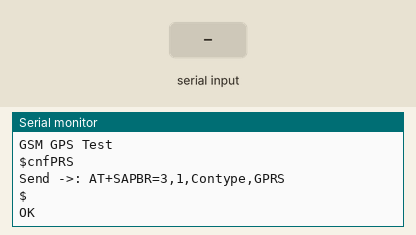
Bench run of a sketch on a simulated Arduino Uno, built with avr-gcc and run on an emulated ATmega328P. Parts: the last lines printed to the serial monitor. Inputs (shaded band) come from the test bench. The modem accepts every AT command (registered, SIM ready, sends succeed) and sends nothing else.

Above: at 17.8 s.
17.9 s: "1" received over the second serial link
At 18.9 s:
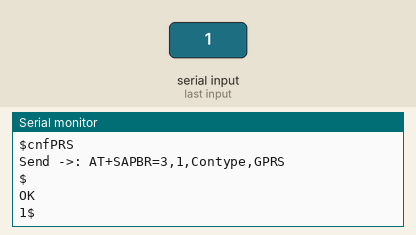
20.9 s: "0" received over the second serial link
At 22.4 s:
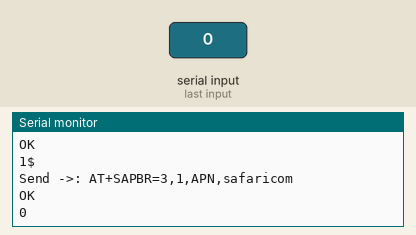
23.9 s: "2" received over the second serial link
At 24.7 s:
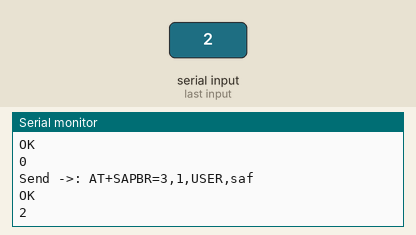

The sketch:

DRONE123v2.1.2.ino
```cpp
#include <SoftwareSerial.h>
#include <Adafruit_GPS.h>


//
//String apn = "safaricom";                               //APN
//String apn_u = "saf";                                   //APN-Username
//String apn_p = "data";                                  //APN-Password
//String url = "http://utm.karimu.co.ke/iot-save.php";    //URL of Server
String post_string = "";
//char post_string[] = "";

SoftwareSerial mySerial(13, 12); //ACTUAL (GPS)
SoftwareSerial SWserial(11, 10); // RX, TX (GSM)

Adafruit_GPS GPS(&mySerial);

void setup()
{
  Serial.begin(115200);
  Serial.println(F("GSM GPS Test"));

  while (!Serial) { // wait till Serial
  }

  SWserial.begin(9600);
  GPS.begin(9600);

//  Serial.println("Waiting for 15 Seconds....");
  delay(15000);

  SWserial.listen();
//  Serial.println("Configuringn GSM GPRS....");
  while (SWserial.available()) {
    Serial.write(SWserial.read());
  }
  delay(2000);
  gsm_config_gprs();
//  Serial.println("Done Configuringn GSM GPRS.");

//  Serial.println("Configureing the GPS Module...");
  configure_gps_module();
//  Serial.println("Done configureing the GPS Module");

}

void loop() {
  update_gps_data();
  gsm_http_post(F("api_token=GM61w8fLm3N7dXF8MIEcsm9BFe6hv4g484Nydh5ARVINo5H4BRBwCwxHmpEycAW&latitude=-1.284506&longitude=36.79291&altitude=30.25&velocity=0.01&battery=10&end=0"));
//  post_string = "";
//  gsm_http_post(post_string);
  delay(500);
}

void configure_gps_module(){

  mySerial.listen();

  Serial.println(F("confPS"));

  GPS.sendCommand(PMTK_SET_NMEA_OUTPUT_RMCGGA);  //set output to only RMC and GGA sentences
  GPS.sendCommand(PMTK_SET_NMEA_UPDATE_1HZ);   // 1 Hz update rate
  GPS.sendCommand(PGCMD_ANTENNA);  // Request updates on antenna status

  delay(1000);
  // Ask for firmware version
  mySerial.println(PMTK_Q_RELEASE);

  }

void update_gps_data(){

  mySerial.listen();

//    Serial.print("\nTime: ");
//    if (GPS.hour < 10) { Serial.print('0'); }
//    Serial.print(GPS.hour, DEC); Serial.print(':');
//    if (GPS.minute < 10) { Serial.print('0'); }
//    Serial.print(GPS.minute, DEC); Serial.print(':');
//    if (GPS.seconds < 10) { Serial.print('0'); }
//    Serial.print(GPS.seconds, DEC); Serial.print('.');
//    if (GPS.milliseconds < 10) {
//      Serial.print("00");
//    } else if (GPS.milliseconds > 9 && GPS.milliseconds < 100) {
//      Serial.print("0");
//    }
//
//    Serial.println(GPS.milliseconds);
//    Serial.print("Date: ");
//    Serial.print(GPS.day, DEC); Serial.print('/');
//    Serial.print(GPS.month, DEC); Serial.print("/20");
//    Serial.println(GPS.year, DEC);
//    Serial.print("Fix: "); Serial.print((int)GPS.fix);
//    Serial.print(" quality: "); Serial.println((int)GPS.fixquality);
    Serial.println("gtPS");
    if (GPS.fix) {
      Serial.print("Location (in degrees, works with Google Maps): ");
      Serial.print(GPS.latitudeDegrees, 6);
      Serial.print(", ");
      Serial.println(GPS.longitudeDegrees, 6);

      Serial.print("Speed (knots): "); Serial.println(GPS.speed);
      Serial.print("Angle: "); Serial.println(GPS.angle);
      Serial.print("Altitude: "); Serial.println(GPS.altitude);
      Serial.print("Satellites: "); Serial.println((int)GPS.satellites);
    }

  }

void gsm_http_post( String postdata) {

  Serial.println(F("http1"));
  gsm_send_serial(F("AT+SAPBR=1,1"));
  gsm_send_serial(F("AT+SAPBR=2,1"));
  gsm_send_serial(F("AT+HTTPINIT"));
  gsm_send_serial(F("AT+HTTPPARA=CID,1"));
  gsm_send_serial(F("AT+HTTPPARA=URL,http://utm.karimu.co.ke/iot-save.php"));
  gsm_send_serial(F("AT+HTTPPARA=CONTENT,application/x-www-form-urlencoded"));
  gsm_send_serial(F("AT+HTTPDATA=192,5000"));
  gsm_send_serial(postdata);
  gsm_send_serial(F("AT+HTTPACTION=1"));
  gsm_send_serial(F("AT+HTTPREAD"));
  gsm_send_serial(F("AT+HTTPTERM"));
  gsm_send_serial(F("AT+SAPBR=0,1"));
  Serial.println(F("http0"));
}

/*
  This function is fro setting up the GPRS for GSM ops
*/
void gsm_config_gprs() {

  Serial.println(F("cnfPRS"));
  gsm_send_serial(F("AT+SAPBR=3,1,Contype,GPRS"));
  gsm_send_serial(F("AT+SAPBR=3,1,APN,safaricom"));
  gsm_send_serial(F("AT+SAPBR=3,1,USER,saf"));
  gsm_send_serial(F("AT+SAPBR=3,1,PWD,data"));
  Serial.println(F("PRSok"));
}

/*
 * This Function Simplifies sending of packet data to the GSM module via serial.
 * It has one arg=>command that is the (AT) command to bes sent to the module
 */
void gsm_send_serial(String command) {

  SWserial.listen();
  Serial.println("Send ->: " + command);
  //Serial.println(F("Data for gsm:"));
  SWserial.println(command);
  long wtimer = millis();
  while (wtimer + 3000 > millis()) {
    while (SWserial.available()) {
      Serial.write(SWserial.read());
    }
  }
  Serial.println();
}
```

Measured:
- after the input at 17.9 s, the serial monitor: prints a new line at once (image 1)
- after the input at 20.9 s, the serial monitor: prints a new line at once (image 2)
- after the input at 23.9 s, the serial monitor: prints a new line at once (image 3)
